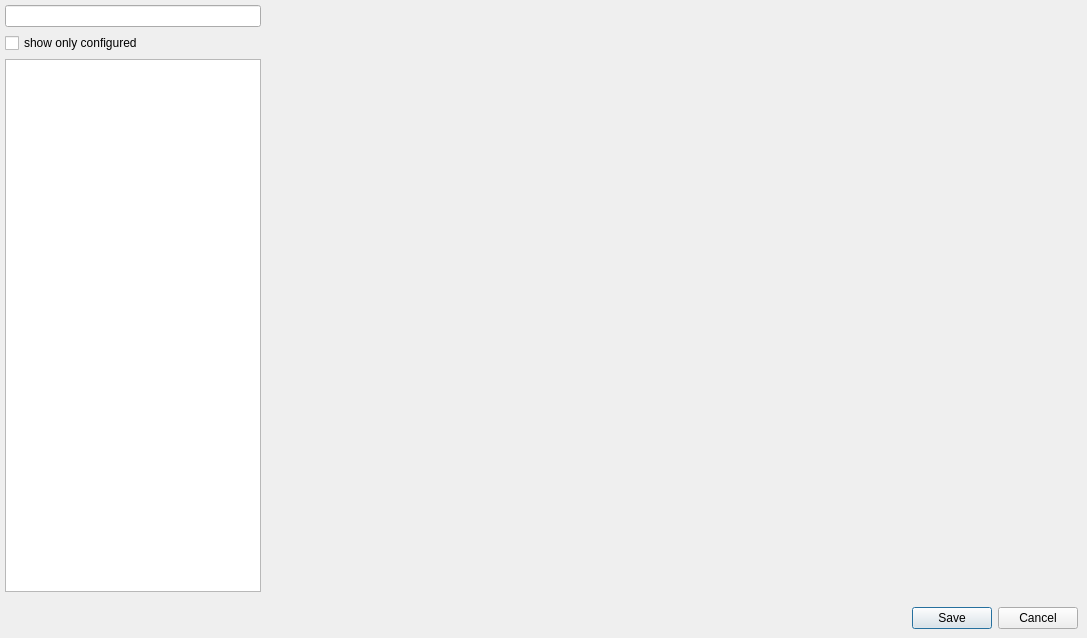
<?xml version="1.0" encoding="UTF-8"?>
<ui version="4.0">
 <class>PolicyEditor</class>
 <widget class="QDialog" name="PolicyEditor">
  <property name="geometry">
   <rect>
    <x>0</x>
    <y>0</y>
    <width>1087</width>
    <height>638</height>
   </rect>
  </property>
  <property name="windowTitle">
   <string>PolicyEditor</string>
  </property>
  <property name="styleSheet">
   <string notr="true">*[errorHighlight=&quot;true&quot;] { background-color: &quot;#FFAAAA&quot;;}
QLabel#lTitle { color: &quot;grey&quot;; font-size: 22pt}
QLabel[objectName^=&quot;lTip&quot;] { color: &quot;grey&quot;; font-size: 10pt}
QComboBox { font-size: 10pt }
QComboBox[comboErrorHighlight=&quot;true&quot;]{
color:red;
}
QToolButton[text=&quot;+&quot;],[text=&quot;-&quot;] { max-height: 16; max-width:16 }
</string>
  </property>
  <layout class="QVBoxLayout" name="verticalLayout_2">
   <property name="leftMargin">
    <number>5</number>
   </property>
   <property name="topMargin">
    <number>5</number>
   </property>
   <property name="rightMargin">
    <number>0</number>
   </property>
   <property name="bottomMargin">
    <number>0</number>
   </property>
   <item>
    <widget class="QWidget" name="widget_3" native="true">
     <layout class="QHBoxLayout" name="horizontalLayout" stretch="0,100">
      <property name="spacing">
       <number>0</number>
      </property>
      <property name="leftMargin">
       <number>0</number>
      </property>
      <property name="topMargin">
       <number>0</number>
      </property>
      <property name="rightMargin">
       <number>0</number>
      </property>
      <property name="bottomMargin">
       <number>0</number>
      </property>
      <item>
       <widget class="QWidget" name="leftPane" native="true">
        <layout class="QVBoxLayout" name="verticalLayout">
         <property name="leftMargin">
          <number>0</number>
         </property>
         <property name="topMargin">
          <number>0</number>
         </property>
         <property name="rightMargin">
          <number>0</number>
         </property>
         <property name="bottomMargin">
          <number>0</number>
         </property>
         <item>
          <widget class="SearchLineEdit" name="searchField"/>
         </item>
         <item>
          <widget class="QCheckBox" name="checkBoxShowOnlyConfigured">
           <property name="text">
            <string>show only configured</string>
           </property>
          </widget>
         </item>
         <item>
          <widget class="QListWidget" name="payloadList"/>
         </item>
        </layout>
       </widget>
      </item>
      <item>
       <widget class="QStackedWidget" name="stackedWidget">
        <property name="sizePolicy">
         <sizepolicy hsizetype="Expanding" vsizetype="Expanding">
          <horstretch>0</horstretch>
          <verstretch>0</verstretch>
         </sizepolicy>
        </property>
       </widget>
      </item>
     </layout>
    </widget>
   </item>
   <item>
    <widget class="QWidget" name="widget_2" native="true">
     <layout class="QHBoxLayout" name="horizontalLayout_2">
      <item>
       <widget class="QLabel" name="validationError">
        <property name="text">
         <string/>
        </property>
       </widget>
      </item>
      <item>
       <widget class="QDialogButtonBox" name="buttonBox">
        <property name="orientation">
         <enum>Qt::Horizontal</enum>
        </property>
        <property name="standardButtons">
         <set>QDialogButtonBox::Cancel|QDialogButtonBox::Save</set>
        </property>
       </widget>
      </item>
     </layout>
    </widget>
   </item>
  </layout>
 </widget>
 <customwidgets>
  <customwidget>
   <class>SearchLineEdit</class>
   <extends>QLineEdit</extends>
   <header>FileWaveGuiLib/searchlineedit/searchlineedit.h</header>
  </customwidget>
 </customwidgets>
 <resources/>
 <connections>
  <connection>
   <sender>buttonBox</sender>
   <signal>accepted()</signal>
   <receiver>PolicyEditor</receiver>
   <slot>accept()</slot>
   <hints>
    <hint type="sourcelabel">
     <x>248</x>
     <y>254</y>
    </hint>
    <hint type="destinationlabel">
     <x>157</x>
     <y>274</y>
    </hint>
   </hints>
  </connection>
  <connection>
   <sender>buttonBox</sender>
   <signal>rejected()</signal>
   <receiver>PolicyEditor</receiver>
   <slot>reject()</slot>
   <hints>
    <hint type="sourcelabel">
     <x>316</x>
     <y>260</y>
    </hint>
    <hint type="destinationlabel">
     <x>286</x>
     <y>274</y>
    </hint>
   </hints>
  </connection>
 </connections>
</ui>
